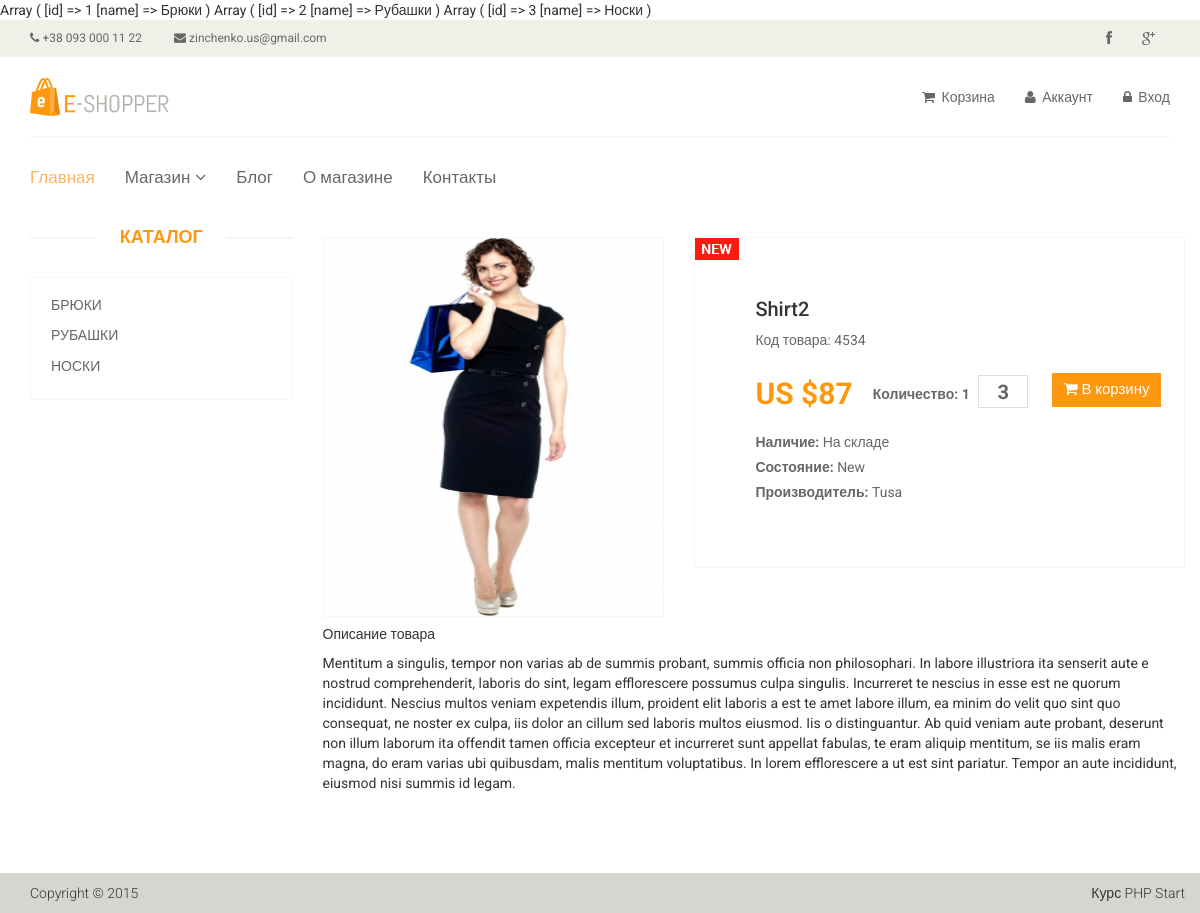
Screenshot of /product/26 with the database file from the repository.
### tables this page shows
CREATE TABLE `product` (
  `id` int(11) NOT NULL,
  `name` varchar(255) NOT NULL,
  `category_id` int(11) NOT NULL,
  `code` int(11) NOT NULL,
  `price` float NOT NULL,
  `availability` int(11) NOT NULL,
  `brand` varchar(255) NOT NULL,
  `image` varchar(255) NOT NULL,
  `description` text NOT NULL,
  `is_new` int(11) NOT NULL DEFAULT '0',
  `is_recomended` int(11) NOT NULL DEFAULT '0',
  `status` int(11) NOT NULL DEFAULT '1'
);

CREATE TABLE `category` (
  `id` int(11) NOT NULL,
  `name` varchar(255) NOT NULL,
  `sort_order` int(11) NOT NULL DEFAULT '0',
  `status` int(11) NOT NULL DEFAULT '1'
);

### application/config/routes.php (called while the page is built)
<?php
return array (
    'product/([0-9]+)' => 'product/view/$1',
    'catalog/' => 'catalog/index',
    'category/([0-9]+)/page-([0-9]+)' => 'catalog/category/$1/$2',
    'category/([0-9]+)' => 'catalog/category/$1',
    'user/register' => 'user/register',
    'user/login' => 'user/login',
    'cabinet' => 'cabinet/index',
    '' => 'site/index',
);

### application/controllers/ProductController.php (called while the page is built, shortened)
<?php
class ProductController {
    public function actionView($id) {
        $categories = Category::getCategoriesList();
        $product = Product::getProductById($id);
        require_once(ROOT . '/application/views/product/view.php');
        return true;
    }
}

### index.php (called while the page is built, shortened)
<?php
$router = new Router();
$router-> run();

### application/models/Category.php (called while the page is built)
<?php
class Category {
    public static function getCategoriesList(){
        $db= Db::getConnection();
        $categoryList = array();
        $result = $db->query('SELECT id, name From category ORDER By sort_order ASC');
        $i=0;
        while($row=$result->fetch(PDO::FETCH_ASSOC)) {
            print_r($row);
            $categoryList[$i]['id'] = $row['id'];
            $categoryList[$i]['name'] = $row['name'];
            $i++;
        }
        return $categoryList;
    }
}

### application/models/Product.php (called while the page is built, shortened)
<?php
class Product {
    public static function getProductById($productId){
        $productId = intval($productId);
        $db = Db::getConnection();
        $result = $db->query("SELECT id, name, price, image, is_new, code, availability, brand, description FROM product Where id = $productId ");
        return ($result->fetch());
    }
}

### application/views/product/view.php (the view)
<?php include (ROOT . '/application/views/layouts/header.php'); ?>
<section>
    <div class="container">
        <div class="row">
            <div class="col-sm-3">
                <div class="left-sidebar">
                    <h2>Каталог</h2>
                    <div class="panel-group category-products">
                        <?php foreach ($categories as $categoryItems): ?>
                            <div class="panel panel-default">
                            <div class="panel-heading">
                                <h4 class="panel-title">
                                    <a href="/category/<?php echo $categoryItems['id']; ?>">
                                        <?php echo $categoryItems['name']; ?>
                                    </a>
                                </h4>
                            </div>
                        </div>
                        <?php endforeach; ?>
                    </div>
                </div>
            </div>
            <div class="col-sm-9 padding-right">
                <div class="product-details">
                    <div class="row">
                        <div class="col-sm-5">
                            <div class="view-product">
                                <img src="/PHP2_Lessons/store/public/images/product-details/1.jpg" alt="" />
                            </div>
                        </div>
                        <div class="col-sm-7">
                            <div class="product-information">
                                <img src="/PHP2_Lessons/store/public/images/product-details/new.jpg" class="newarrival" alt="" />
                                <h2><?php echo $product['name'] ?></h2>
                                <p>Код товара: <?php echo $product['code'] ?></p>
                                <span>
                                    <span>US $<?php echo $product['price'] ?></span>
                                    <label>Количество: <?php echo $product['availability'] ?></label>
                                    <input type="text" value="3" />
                                    <button type="button" class="btn btn-fefault cart">
                                        <i class="fa fa-shopping-cart"></i>
                                        В корзину
                                    </button>
                                </span>
                                <p><b>Наличие:</b> <?php  if ($product['availability'] > 0) echo "На складе";
                                                        else echo "Нет";
                                    ?>
                                </p>
                                <p><b>Состояние:</b>
                                <?php  if ($product['is_new'] > 0) echo "New";
                                                        else echo "Used";
                                    ?>
                                </p>
                                <p><b>Производитель:</b> <?php echo $product['brand'] ?></p>
                            </div>
                        </div>
                    </div>
                    <div class="row">
                        <div class="col-sm-12">
                            <h5>Описание товара</h5>
                            <?php echo $product['description'] ?>
                        </div>
                    </div>
                </div>
            </div>
        </div>
    </div>
</section>
<br/>
<br/>
<?php include (ROOT . '/application/views/layouts/footer.php'); ?>

### framework/core/Router.php (shortened to what this page needs)
<?php
class Router {
    private $routes;
    public function __construct(){
        $routesPath = ROOT.'/application/config/routes.php';
        $this -> routes = include($routesPath);
    }
    private function getURI(){
        $request_uri = $_SERVER['REQUEST_URI'];
        $home_uri = '/PHP2_Lessons/store/';
        if (!empty($request_uri)){
            return trim($request_uri, '/');
        }
    }
    public function run(){
            $uri = $this->getURI();
        foreach ($this->routes as $uripattern => $path) {
            $uripattern_timmed = trim($uripattern, '/');
            if  (preg_match("~$uripattern_timmed~", $uri)) {
                $internalRoute = preg_replace("~$uripattern_timmed~", $path, $uri);
                $segments = explode('/', $internalRoute);
                $controllerName = array_shift($segments).'Controller';
                $actionName = 'action'.ucfirst(array_shift($segments));
                $parameters=$segments;
                $controllerObject = new $controllerName;
                $result = call_user_func_array(array($controllerObject, $actionName), $parameters);
                if ($result != null) {
                    break;
                }
            }
        }
    }
}

### application/views/layouts/header.php (shortened to what this page needs)
<!DOCTYPE html>
<html lang="ru">
    <head>
        <link href="/PHP2_Lessons/store/public/css/bootstrap.min.css" rel="stylesheet">
        <link href="/PHP2_Lessons/store/public/css/font-awesome.min.css" rel="stylesheet">
        <link href="/PHP2_Lessons/store/public/css/prettyPhoto.css" rel="stylesheet">
        <link href="/PHP2_Lessons/store/public/css/price-range.css" rel="stylesheet">
        <link href="/PHP2_Lessons/store/public/css/animate.css" rel="stylesheet">
        <link href="/PHP2_Lessons/store/public/css/main.css" rel="stylesheet">
        <link href="/PHP2_Lessons/store/public/css/responsive.css" rel="stylesheet">
    </head>
    <body>
        <header id="header">
            <div class="header_top">
                <div class="container">
                    <div class="row">
                        <div class="col-sm-6">
                            <div class="contactinfo">
                                <ul class="nav nav-pills">
                                    <li><a href="#"><i class="fa fa-phone"></i> +38 093 000 11 22</a></li>
                                    <li><a href="#"><i class="fa fa-envelope"></i> zinchenko.us@gmail.com</a></li>
                                </ul>
                            </div>
                        </div>
                        <div class="col-sm-6">
                            <div class="social-icons pull-right">
                                <ul class="nav navbar-nav">
                                    <li><a href="#"><i class="fa fa-facebook"></i></a></li>
                                    <li><a href="#"><i class="fa fa-google-plus"></i></a></li>
                                </ul>
                            </div>
                        </div>
                    </div>
                </div>
            </div>
            <div class="header-middle">
                <div class="container">
                    <div class="row">
                        <div class="col-sm-4">
                            <div class="logo pull-left">
                                <a href="index.html"><img src="/PHP2_Lessons/store/public/images/home/logo.png" alt="" /></a>
                            </div>
                        </div>
                        <div class="col-sm-8">
                            <div class="shop-menu pull-right">
                                <ul class="nav navbar-nav">
                                    <li><a href="#"><i class="fa fa-shopping-cart"></i> Корзина</a></li>
                                    <li><a href="/cabinet/"><i class="fa fa-user"></i> Аккаунт</a></li>
                                    <li><a href="/user/login/"><i class="fa fa-lock"></i> Вход</a></li>
                                </ul>
                            </div>
                        </div>
                    </div>
                </div>
            </div>
            <div class="header-bottom">
                <div class="container">
                    <div class="row">
                        <div class="col-sm-12">
                            <div class="mainmenu pull-left">
                                <ul class="nav navbar-nav collapse navbar-collapse">
                                    <li><a href="/" class="active">Главная</a></li>
                                    <li class="dropdown"><a href="#">Магазин<i class="fa fa-angle-down"></i></a>
                                    </li>
                                    <li><a href="/blog/">Блог</a></li>
                                    <li><a href="/about/">О магазине</a></li>
                                    <li><a href="/contacts/">Контакты</a></li>
                                </ul>
                            </div>
                        </div>
                    </div>
                </div>
            </div>
        </header>

### application/views/layouts/footer.php (shortened to what this page needs)
<footer id="footer">
            <div class="footer-bottom">
                <div class="container">
                    <div class="row">
                        <p class="pull-left">Copyright © 2015</p>
                        <p class="pull-right">Курс PHP Start</p>
                    </div>
                </div>
            </div>
        </footer>
    </body>
</html>

### rows the page displays
product: name "Shirt2", code "4534", price "87", availability "1", shows "На складе", is_new "New", brand "Tusa", description "Mentitum a singulis, tempor non varias ab de summis probant, summis officia non philosophari. In labore illustriora ita senserit aute e nostrud comprehenderit, laboris do sint, legam efflorescere possumus culpa singulis. Incurreret te nescius in esse est ne quorum incididunt. Nescius multos veniam expetendis illum, proident elit laboris a est te amet labore illum, ea minim do velit quo sint quo consequat, ne noster ex culpa, iis dolor an cillum sed laboris multos eiusmod. Iis o distinguantur. Ab quid veniam aute probant, deserunt non illum laborum ita offendit tamen officia excepteur et incurreret sunt appellat fabulas, te eram aliquip mentitum, se iis malis eram magna, do eram varias ubi…"
category: name "БРЮКИ"
category: name "РУБАШКИ"
category: name "НОСКИ"
